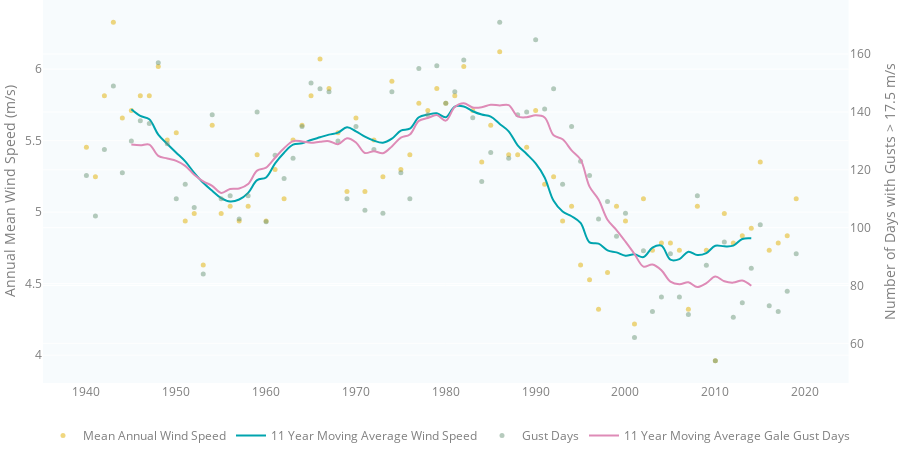

Notebook cell for this chart:
### Code cell
# valentia all on one chart
figure_2_4_a = make_subplots(specs=[[{'secondary_y': True}]])
figure_2_4_a.add_trace(annual_speed_trace,
                        secondary_y=False)
figure_2_4_a.add_trace(moving_avg_speed_trace,
                        secondary_y=False)
figure_2_4_a.add_trace(gust_days_trace,
                        secondary_y=True)
figure_2_4_a.add_trace(moving_avg_gust_days_trace,
                        secondary_y=True)
figure_2_4_a.update_layout(TIMESERIES_LAYOUT)
figure_2_4_a.update_yaxes(
    secondary_y=False,
    title_text='Annual Mean Wind Speed (m/s)',)
figure_2_4_a.update_yaxes(
    secondary_y=True,
    title_text='Number of Days with Gusts > 17.5 m/s')
figure_2_4_a
